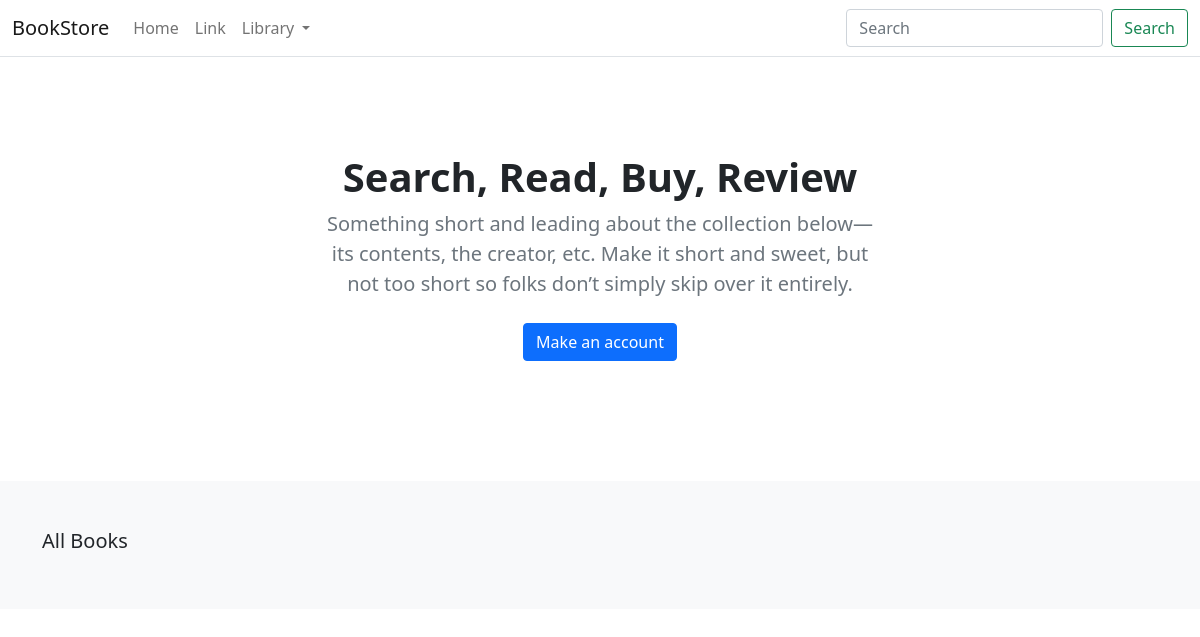
Before: / with the older database file.
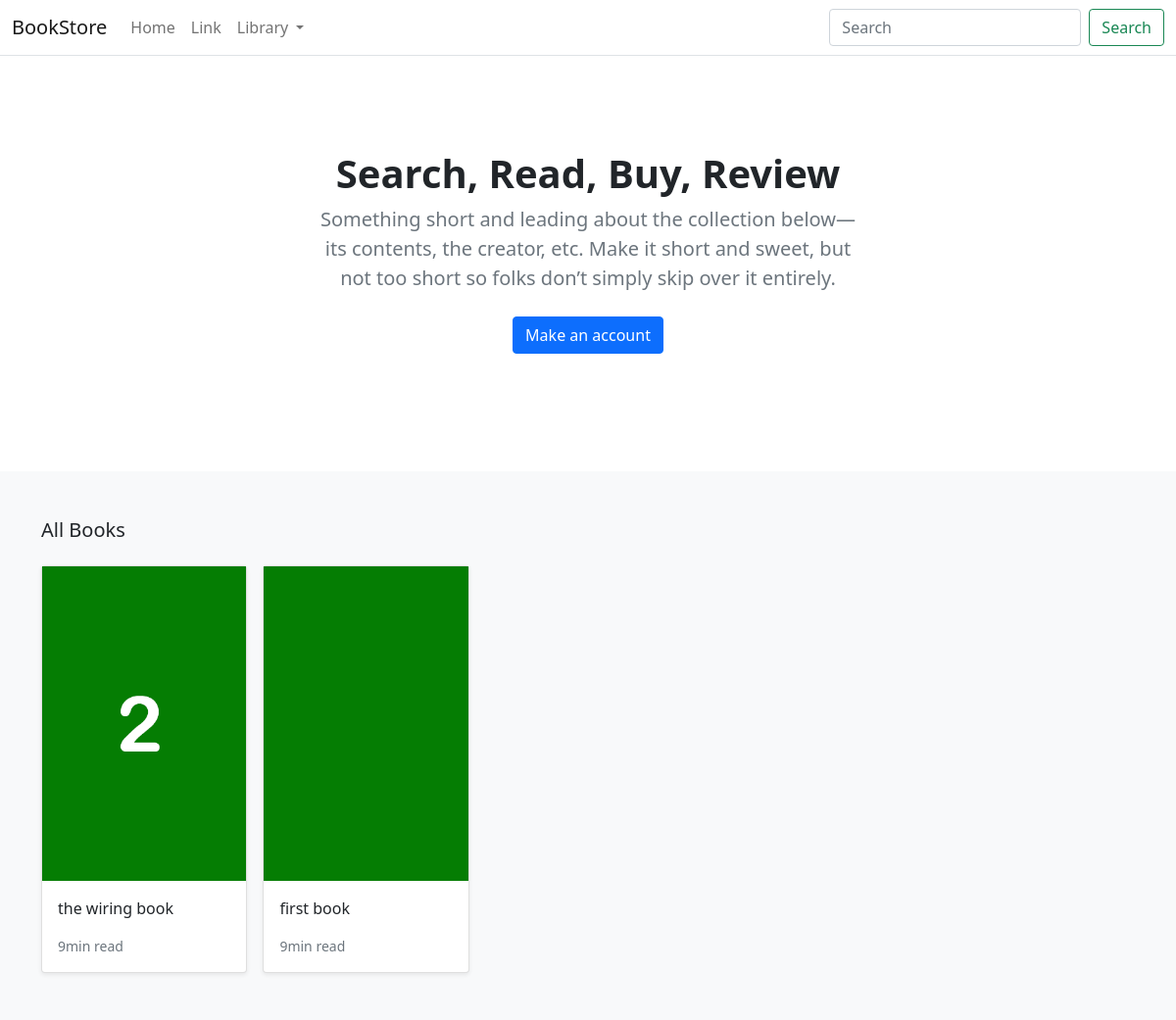
After: the same page with the newer database file.
### store/models.py (models this page shows, shortened)
class Product(models.Model):
    category = models.ForeignKey(Category, related_name='product', on_delete=models.CASCADE)
    created_by = models.ForeignKey(User, on_delete=models.CASCADE, related_name='product_creator')
    title = models.CharField(max_length=255)
    author = models.CharField(max_length=255, default='admin')
    description = models.TextField(blank=True)
    image = models.ImageField(upload_to='images/')
    slug = models.SlugField(max_length=255)
    price = models.DecimalField(max_digits=4, decimal_places=2)
    in_stock = models.BooleanField(default=True)
    is_active = models.BooleanField(default=True)
    created = models.DateTimeField(auto_now_add=True)
    updated = models.DateTimeField(auto_now=True)
    objects = models.Manager()
    products = ProductManager()
    class Meta:
        verbose_name_plural = 'Products'
        ordering = ('-created',)
    def get_absolute_url(self):
        return reverse('store:product_detail', args=[self.slug])

### store/views.py (the view)
# urls.py: path('', views.all_products, name='all_products'),
def all_products(request):
    products = Product.products.all()
    return render(request, 'store/home.html', {'products': products})

### store/models.py (called while the page is built)
    def get_queryset(self):
        return super(ProductManager, self).get_queryset().filter(is_active=True)

    def get_absolute_url(self):
        return reverse('store:category_list', args=[self.slug])

### store/views.py (called while the page is built)
def categories(request):
    return {
        'categories': Category.objects.all()
    }

### templates/store/home.html (shortened to what this page needs)
{% extends "./base.html" %}
{% load static %}
{% block content %}
<main>
  <section class="py-5 text-center container">
    <div class="row py-lg-5">
      <div class="col-lg-6 col-md-8 mx-auto">
        <h1 class="h1 fw-bold">Search, Read, Buy, Review</h1>
        <p class="lead text-muted">Something short and leading about the collection below—its contents, the creator,
          etc. Make it short and sweet, but not too short so folks don’t simply skip over it entirely.</p>
        <p>
          <a href="#" class="btn btn-primary my-2">Make an account</a>
        </p>
      </div>
    </div>
  </section>
  <div class="album py-5 bg-light">
    <div class="container">
      <div class="pb-3 h5">All Books</div>
      <div class="row row-cols-1 row-cols-sm-2 row-cols-md-5 g-3">
        {% for product in products %}
        <div class="col">
          <div class="card shadow-sm">
            <img class="img-fluid" alt="Responsive image" src="{{ product.image.url }}">
            <div class="card-body">
              <p class="card-text">
                <a class="text-dark text-decoration-none" href="{{ product.get_absolute_url }}">{{ product.title }}</a>
              </p>
              <div class="d-flex justify-content-between align-items-center">
                <small class="text-muted">9min read</small>
              </div>
            </div>
          </div>
        </div>
        {% endfor %}
      </div>
    </div>
  </div>
</main>
{% endblock %}

### templates/store/base.html (shortened to what this page needs)
{% load static %}
<!DOCTYPE html>
<html>
<head>
    <link href="https://cdn.jsdelivr.net/npm/bootstrap@5.0.0-beta1/dist/css/bootstrap.min.css" rel="stylesheet">
</head>
<body>
    <header>
        <nav class="navbar navbar-expand-md navbar-light bg-white border-bottom">
            <div class="container-fluid">
                <a class="navbar-brand" href="#">BookStore</a>
                <div class="collapse navbar-collapse" id="navbarCollapse">
                    <ul class="navbar-nav me-auto mb-2 mb-md-0">
                        <li class="nav-item active">
                            <a class="nav-link" aria-current="page" href="/">Home</a>
                        </li>
                        <li class="nav-item">
                            <a class="nav-link" href="#">Link</a>
                        </li>
                        <li class="nav-item dropdown">
                            <a class="nav-link dropdown-toggle" href="#" id="navbarDropdown" role="button"
                                data-bs-toggle="dropdown" aria-expanded="false">
                                Library
                            </a>
                        </li>
                    </ul>
                    <form class="d-flex">
                        <input class="form-control me-2" type="search" placeholder="Search" aria-label="Search">
                        <button class="btn btn-outline-success" type="submit">Search</button>
                    </form>
                </div>
            </div>
        </nav>
    </header>
    <div id="content">{% block content %} {% endblock %}</div>
</body>
</html>

Changed rows visible on the page:
added Product: image (picture), title "the wiring book"
added Product: image (picture), title "first book"
